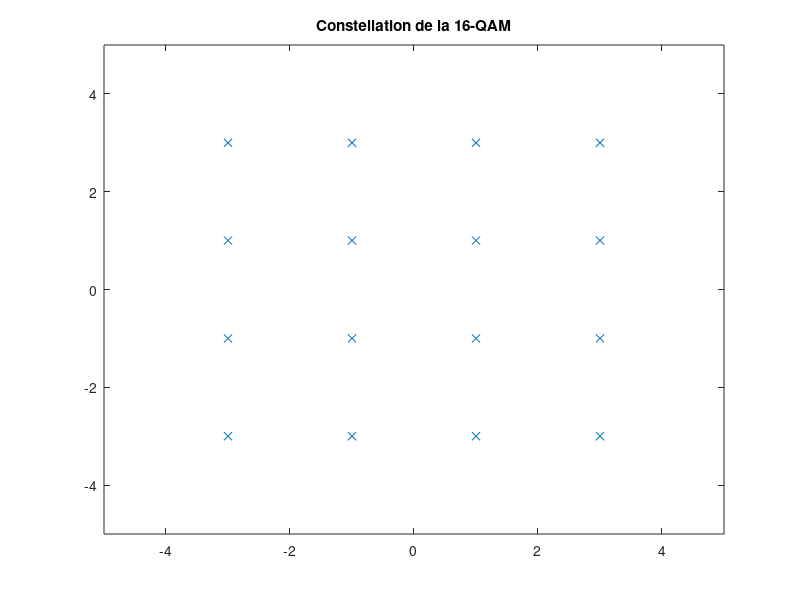

MATLAB code to generate this figure:
addpath( '..' );

M = 16;

y = zeros( 1, M );
for i = 0:( M-1 )
  y( i+1 ) = qammod( i, M );
end

figure;
plot( y, 'x' );
axis( [ -5 5 -5 5 ] );
title( 'Constellation de la 16-QAM' );